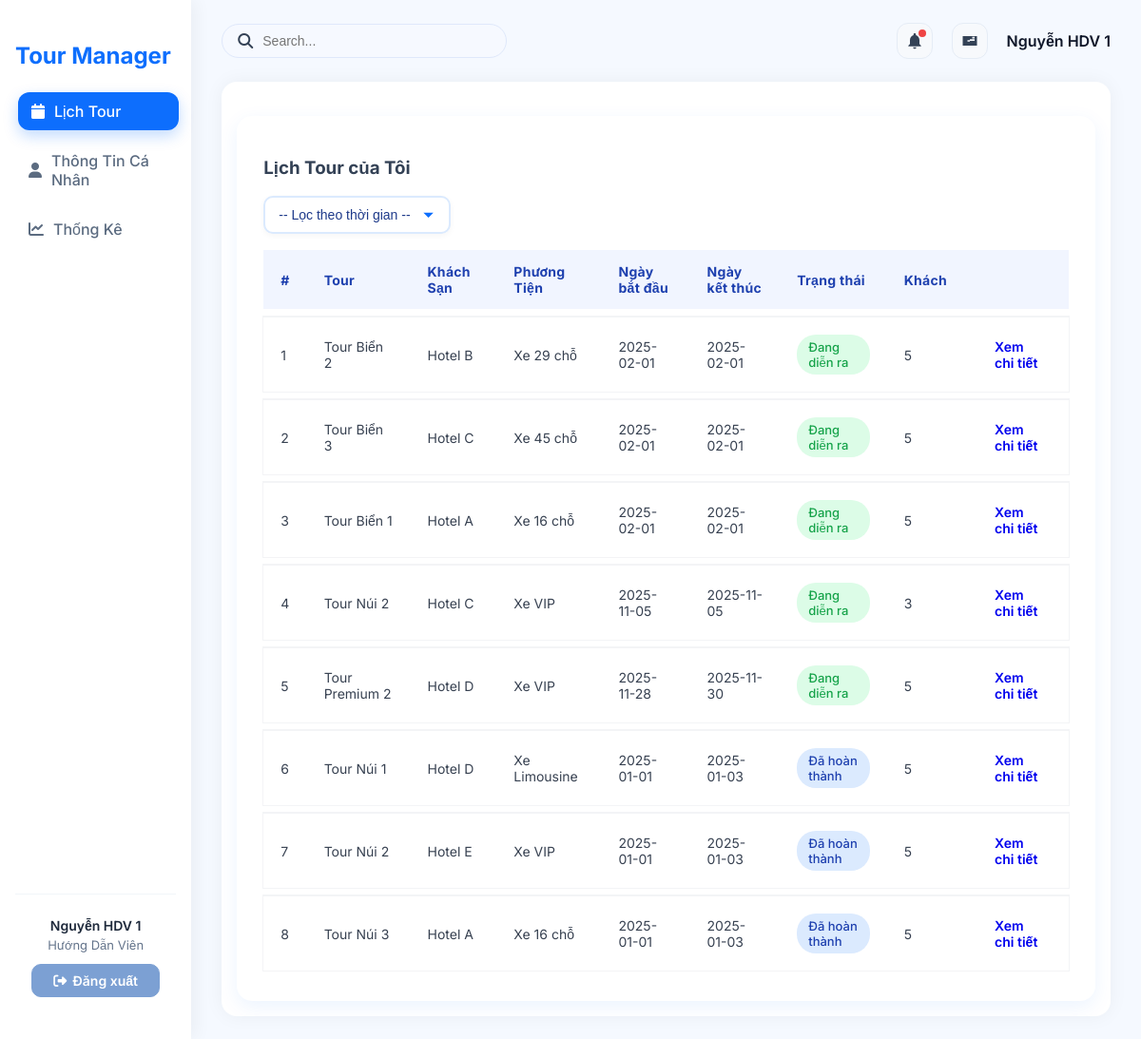
/?action=guide-schedule (signed in), run on an earlier commit of the app's database.
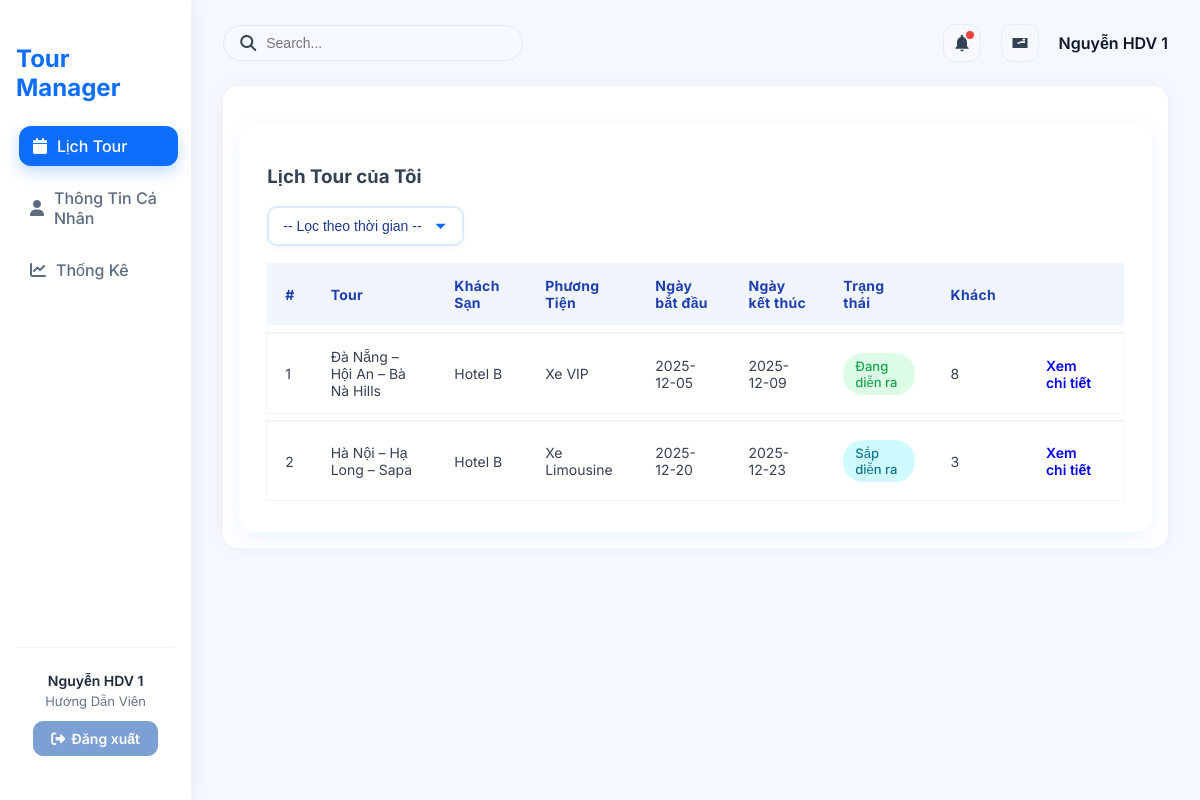
And on a later commit of the database.
### tables this page shows
CREATE TABLE `bookings` (
  `booking_id` int NOT NULL,
  `tour_id` int DEFAULT NULL,
  `guide_id` int DEFAULT NULL,
  `hotel_id` int DEFAULT NULL,
  `vehicle_id` int DEFAULT NULL,
  `status` enum('sap_dien_ra','dang_dien_ra','cho_xac_nhan_ket_thuc','da_hoan_thanh','da_huy') NOT NULL DEFAULT 'sap_dien_ra',
  `report` text,
  `created_at` timestamp NULL DEFAULT CURRENT_TIMESTAMP,
  `start_date` date DEFAULT NULL,
  `end_date` date DEFAULT NULL,
  `total_price` decimal(12,2) NOT NULL DEFAULT '0.00'
);

CREATE TABLE `tours` (
  `tour_id` int NOT NULL,
  `tour_name` varchar(150) NOT NULL,
  `description` text,
  `price_adult` int NOT NULL DEFAULT '0',
  `price_child` int NOT NULL DEFAULT '0',
  `days` int NOT NULL DEFAULT '1',
  `category_id` int DEFAULT NULL,
  `tour_images` varchar(255) DEFAULT NULL
);

CREATE TABLE `hotels` (
  `hotel_service_id` int NOT NULL,
  `service_name` varchar(255) DEFAULT NULL,
  `room_type` varchar(255) DEFAULT NULL,
  `price_per_night` decimal(12,2) DEFAULT NULL,
  `description` text,
  `hotel_manager` varchar(100) NOT NULL,
  `hotel_manager_phone` varchar(20) NOT NULL,
  `hotel_image` varchar(255) DEFAULT NULL
);

CREATE TABLE `vehicles` (
  `vehicle_service_id` int NOT NULL,
  `service_name` varchar(255) DEFAULT NULL,
  `seat` int DEFAULT NULL,
  `price_per_day` decimal(12,2) DEFAULT NULL,
  `description` text,
  `driver_name` varchar(100) NOT NULL,
  `driver_phone` varchar(20) NOT NULL,
  `license_plate` varchar(20) NOT NULL
);

### controllers/GuideScheduleController.php (called while the page is built, shortened)
<?php
class GuideScheduleController
{
    private $bookingQuery;
    function __construct()
    {
        $this->bookingQuery = new BookingQuery();
    }
    public function mySchedule()
    {
        $filter = $_GET['filter'] ?? '';
        $user_id = $_SESSION['user']['id'];
        $guide = $this->bookingQuery->getGuideByUserId($user_id);
        $guide_id = $guide['guide_id'];
        $schedule = $this->bookingQuery->getBookingsByGuide($guide_id, $filter);
        require './views/Guides/Schedule.php';
    }
}

### routes/index.php (called while the page is built)
<?php
$action = $_GET['action'] ?? '/';
match ($action) {
    '/' => (new AuthController)->home(),
    'admin' => require './views/admin.php',
    'login' => (new AuthController)->login(),
    'logout' => (new AuthController)->logout(),
    'admin-listTours' => require './views/admin.php',
    'admin-createTours' => require './views/admin.php',
    'admin-updateTours' => require './views/admin.php',
    'admin-listUsers' => require './views/admin.php',
    'admin-createUsers' => require './views/admin.php',
    'admin-updateUsers' => require './views/admin.php',
    'admin-listCategory' => require './views/admin.php',
    'admin-createCategory' => require './views/admin.php',
    'admin-updateCategory' => require './views/admin.php',
    'admin-listCustomer' => require './views/admin.php',
    'admin-createCustomer' => require './views/admin.php',
    'admin-updateCustomer' => require './views/admin.php',
    'admin-listDiscount' => require './views/admin.php',
    'admin-createDiscount' => require './views/admin.php',
    'admin-updateDiscount' => require './views/admin.php',
    'admin-listGuide' => require './views/admin.php',
    'admin-createGuide' => require './views/admin.php',
    'admin-updateGuide' => require './views/admin.php',
    'admin-listTourGuide' => require './views/admin.php',
    'admin-createTourGuide' => require './views/admin.php',
    'admin-updateTourGuide' => require './views/admin.php',
    'admin-listHotel' => require './views/admin.php',
    'admin-createHotel' => require './views/admin.php',
    'admin-updateHotel' => require './views/admin.php',
    'admin-listVehicles' => require './views/admin.php',
    'admin-createVehicles' => require './views/admin.php',
    'admin-updateVehicles' => require './views/admin.php',
    'admin-listReport' => require './views/admin.php',
    'admin-createReport' => require './views/admin.php',
    'admin-updateReport' => require './views/admin.php',
    default => require './views/admin.php',
};

### index.php (called while the page is built, shortened)
<?php
spl_autoload_register(function ($class) {
    $fileName = "$class.php";
    $fileModel              = PATH_MODEL . $fileName;
});
require_once './routes/index.php';

### models/BaseModel.php (called while the page is built, shortened)
<?php
class BaseModel
{
    public function __construct()
    {
        $dsn = sprintf('mysql:host=%s;port=%s;dbname=%s;charset=utf8', DB_HOST, DB_PORT, DB_NAME);
        try {
            $this->pdo = new PDO($dsn, DB_USERNAME, DB_PASSWORD, DB_OPTIONS);
        } catch (PDOException $e) {
            die("Kết nối cơ sở dữ liệu thất bại: {$e->getMessage()}. Vui lòng thử lại sau.");
        }
    }
}

### models/BookingQuery.php (called while the page is built, shortened)
<?php
class BookingQuery extends BaseModel
{
    public function getBookingsByGuide($guide_id, $filter = '')
    {
        $sql = "SELECT
                    b.booking_id,
                    b.start_date,
                    b.end_date,
                    b.status,
                    h.service_name AS hotel_name,
                    v.service_name AS vehicle_name,
                    t.tour_name,
                    COUNT(bc.customer_id) AS total_customers
                FROM bookings b
                JOIN guides g ON b.guide_id = g.guide_id
                LEFT JOIN tours t ON b.tour_id = t.tour_id
                LEFT JOIN booking_customers bc ON b.booking_id = bc.booking_id
                LEFT JOIN hotels h ON b.hotel_id = h.hotel_service_id
                LEFT JOIN vehicles v ON b.vehicle_id = v.vehicle_service_id
                WHERE g.guide_id = :guide_id";
        $sql .= " GROUP BY b.booking_id";
        $sql .= " ORDER BY
                    CASE b.status
                        WHEN 'dang_dien_ra' THEN 1
                        WHEN 'cho_duyet' THEN 2
                        WHEN 'da_huy' THEN 3
                        WHEN 'da_hoan_thanh' THEN 4
                        ELSE 5
                    END,
                    b.start_date ASC";
        $stm = $this->pdo->prepare($sql);
        $stm->bindParam(':guide_id', $guide_id);
        $stm->execute();
        return $stm->fetchAll(PDO::FETCH_ASSOC);
    }
    public function getGuideByUserId($user_id)
    {
        $sql = "SELECT guide_id FROM guides WHERE user_id = ?";
        $stm = $this->pdo->prepare($sql);
        $stm->execute([$user_id]);
        return $stm->fetch(PDO::FETCH_ASSOC);
    }
}
?>

### views/Guides/Schedule.php (the view, shortened to what the changed rows need)
<div class="admin-table-container">
    <table class="table table-hover align-middle">
        <thead class="table-light">
            <tr>
                <th>#</th>
                <th>Tour</th>
                <th>Khách Sạn</th>
                <th>Phương Tiện</th>
                <th>Ngày bắt đầu</th>
                <th>Ngày kết thúc</th>
                <th>Trạng thái</th>
                <th>Khách</th>
                <th></th>
            </tr>
        </thead>
        <tbody>
            <?php $i=1; foreach($schedule as $item): ?>
            <tr>
                <td><?= $i++ ?></td>
                <td><?= $item['tour_name'] ?></td>
                <td><?= $item['hotel_name'] ?></td>
                <td><?= $item['vehicle_name'] ?></td>
                <td><?= $item['start_date'] ?></td>
                <td><?= $item['end_date'] ?></td>
                <td>
                    <?php
                        switch ($item['status']) {
                            case 'sap_dien_ra':
                                echo "<span class='badge bg-info'>Sắp diễn ra</span>";
                                break;
                            case 'dang_dien_ra':
                                echo "<span class='badge bg-success'>Đang diễn ra</span>";
                                break;
                            case 'da_hoan_thanh':
                                echo "<span class='badge bg-primary'>Đã hoàn thành</span>";
                                break;
                        }
                    ?>
                </td>
                <td><?= $item['total_customers'] ?></td>
                <td>
                    <a href="?action=guide-detailGuideBooking&id=<?= $item['booking_id'] ?>"
                        class="btn btn-sm btn-primary">
                        Xem chi tiết
                    </a>
                </td>
            </tr>
            <?php endforeach ?>
        </tbody>
    </table>
</div>

What changed in the data, as far as the page shows it:
removed bookings: tour.tour_name "Tour Biển 2", hotel.service_name "Hotel B", vehicle.service_name "Xe 29 chỗ", start_date "2025-02-01", end_date "2025-02-01", status "Đang diễn ra", total_customers "5"
removed bookings: tour.tour_name "Tour Biển 3", hotel.service_name "Hotel C", vehicle.service_name "Xe 45 chỗ", start_date "2025-02-01", end_date "2025-02-01", status "Đang diễn ra", total_customers "5"
removed bookings: tour.tour_name "Tour Biển 1", hotel.service_name "Hotel A", vehicle.service_name "Xe 16 chỗ", start_date "2025-02-01", end_date "2025-02-01", status "Đang diễn ra", total_customers "5"
removed bookings: tour.tour_name "Tour Núi 2", hotel.service_name "Hotel C", vehicle.service_name "Xe VIP", start_date "2025-11-05", end_date "2025-11-05", status "Đang diễn ra", total_customers "3"
removed bookings: tour.tour_name "Tour Premium 2", hotel.service_name "Hotel D", vehicle.service_name "Xe VIP", start_date "2025-11-28", end_date "2025-11-30", status "Đang diễn ra", total_customers "5"
removed bookings: tour.tour_name "Tour Núi 1", hotel.service_name "Hotel D", vehicle.service_name "Xe Limousine", start_date "2025-01-01", end_date "2025-01-03", status "Đã hoàn thành", total_customers "5"
removed bookings: tour.tour_name "Tour Núi 2", hotel.service_name "Hotel E", vehicle.service_name "Xe VIP", start_date "2025-01-01", end_date "2025-01-03", status "Đã hoàn thành", total_customers "5"
removed bookings: tour.tour_name "Tour Núi 3", hotel.service_name "Hotel A", vehicle.service_name "Xe 16 chỗ", start_date "2025-01-01", end_date "2025-01-03", status "Đã hoàn thành", total_customers "5"
now on this page (row edited): bookings: tour.tour_name "Đà Nẵng – Hội An – Bà Nà Hills", hotel.service_name "Hotel B", vehicle.service_name "Xe VIP", start_date "2025-12-05", end_date "2025-12-09", status "Đang diễn ra", total_customers "8"
now on this page (row edited): bookings: tour.tour_name "Hà Nội – Hạ Long – Sapa", hotel.service_name "Hotel B", vehicle.service_name "Xe Limousine", start_date "2025-12-20", end_date "2025-12-23", status "Sắp diễn ra", total_customers "3"
